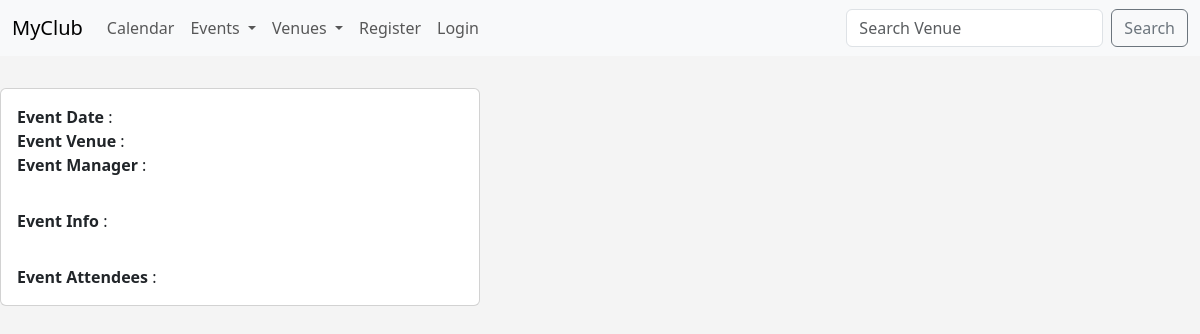
The app's page /event_details/6, older data.
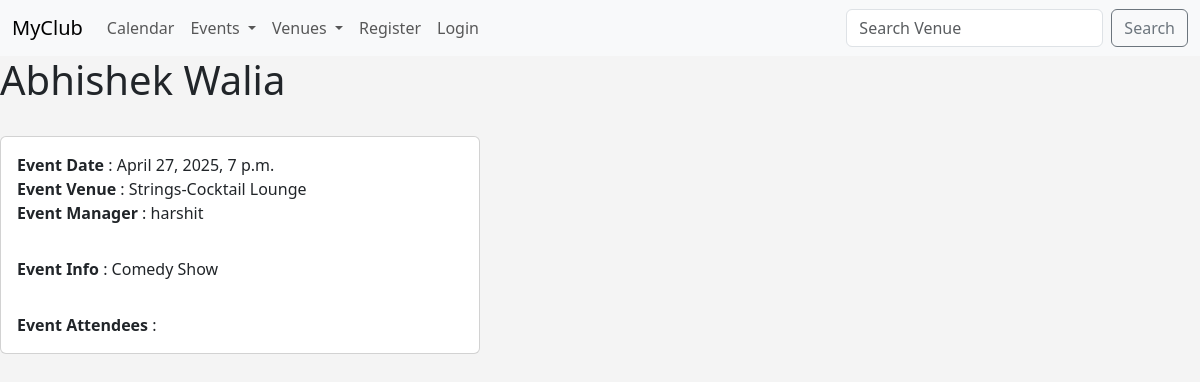
The same page, newer data.
### myclub_app/models.py (models this page shows, shortened)
class Event(models.Model):
    name = models.CharField('Event Name', max_length=500)
    event_date = models.DateTimeField()
    venue = models.ForeignKey(Venue, blank=True,null=True, on_delete=models.CASCADE)
    manager = models.ForeignKey(User,blank=True,null=True,on_delete=models.SET_NULL)
    description = models.TextField(blank=True)
    attendees = models.ManyToManyField(MyClubUser, blank=True)

class Venue(models.Model):
    name = models.CharField('Venue Name', max_length=500)
    address = models.CharField(max_length=2000)
    zip_code = models.CharField(max_length=6)
    phone_no = models.CharField(max_length=15,blank=True)
    email = models.EmailField(blank=True)
    owner = models.IntegerField("Venue Owner",blank=False,default=1)
    def __str__(self):
        return self.name

### myclub_app/views.py (the view)
# urls.py: path('event_details/<event_id>',views.event_details, name="event_details"),
def event_details(request, event_id):
    try :
        event = Event.objects.get(pk=event_id)
    except :
        event = None
    return render(request, 'event_details.html', {'event': event})

### myclub_app/templates/event_details.html (shortened to what this page needs)
{% extends 'base.html' %}
{% block content %}
    <h1>{{event.name}}</h1>
    <br>
    <div class="card" style="width: 30rem;">
    <div class="card-body">
        <b>Event Date</b> : {{ event.event_date }} <br>
        <b>Event Venue</b> : {{ event.venue }} <br>
        <b>Event Manager</b> : {{ event.manager }} <br>
    </div>
    <div class="card-body">
        <b>Event Info</b> : {{ event.description }} <br>
    </div>
    <div class="card-body">
        <b>Event Attendees</b> : <br>
    </div>
    </div>
{% endblock content %}

Row changes from the older to the newer data that the page shows:
added Event: name "Abhishek Walia", event_date "April 27, 2025, 7 p.m.", venue "Strings-Cocktail Lounge", manager "harshit", description "Comedy Show"
